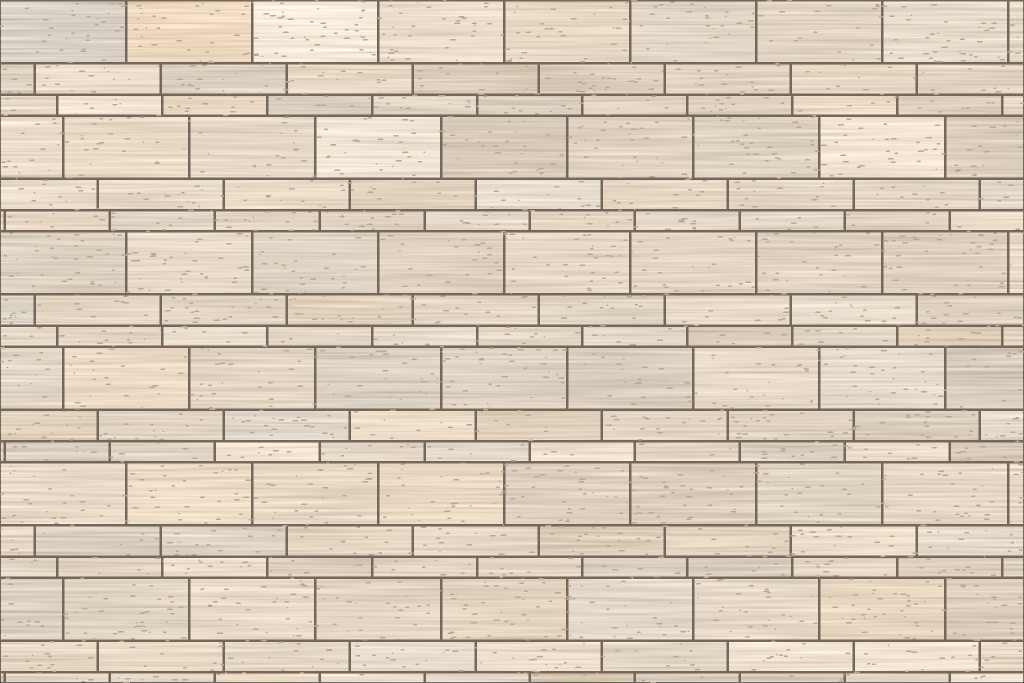
#> input picture tools/ref/travertine-course-pattern.png, 2048 x 1366 px (shown at 1/2 size)
$ python straighten-photo.py ref/travertine-course-pattern.png out.png 1.0
#> lines starting #> are read from the running program, lines starting #| are printed output that depends on the picture
# Straightens the verticals of a building photo (keystone correction). Nothing is drawn or filled: the photo is only
# re-projected and cropped to the part that still has picture in it.
import cv2, numpy as np, sys, json, math, random
def segments(gray):
    try:
        lsd=cv2.createLineSegmentDetector(0); l=lsd.detect(gray)[0]
        return l.reshape(-1,4) if l is not None else np.zeros((0,4))
    except Exception:
        e=cv2.Canny(gray,60,160); l=cv2.HoughLinesP(e,1,np.pi/360,60,minLineLength=gray.shape[0]//12,maxLineGap=6)
        return l.reshape(-1,4).astype(float) if l is not None else np.zeros((0,4))
def vanishing(im):
    h,w=im.shape[:2]; sc=1000/max(h,w); g=cv2.cvtColor(cv2.resize(im,None,fx=sc,fy=sc,interpolation=cv2.INTER_AREA),cv2.COLOR_BGR2GRAY)
    S=segments(g)/sc; cx,cy=w/2,h/2
    L=[]
    for x1,y1,x2,y2 in S:
        dx,dy=x2-x1,y2-y1; ln=math.hypot(dx,dy)
        if ln<0.05*h: continue
        if abs(math.degrees(math.atan2(dx,dy if dy else 1e-9)))%180>32 and abs(abs(math.degrees(math.atan2(dx,dy)))-180)>32: continue
        L.append((x1-cx,y1-cy,x2-cx,y2-cy,ln))
    if len(L)<6: return None,0,len(L)
    L=np.array(L); P1=np.c_[L[:,0],L[:,1],np.ones(len(L))]; P2=np.c_[L[:,2],L[:,3],np.ones(len(L))]
    lines=np.cross(P1,P2); mid=(L[:,:2]+L[:,2:4])/2; d=L[:,2:4]-L[:,:2]; d/=np.linalg.norm(d,axis=1)[:,None]; wt=L[:,4]
    def score(v):
        if abs(v[2])<1e-12: t=np.tile(v[:2],(len(L),1))
        else: t=v[:2]/v[2]-mid
        n=np.linalg.norm(t,axis=1); n[n==0]=1; t=t/n[:,None]
        ang=np.degrees(np.arccos(np.clip(np.abs((t*d).sum(1)),0,1)))
        inl=ang<1.2; return wt[inl].sum(),inl
    best=(0,None,None); rnd=random.Random(7); idx=list(range(len(L)))
    for _ in range(1500):
        i,j=rnd.sample(idx,2); v=np.cross(lines[i],lines[j])
        if np.linalg.norm(v)==0: continue
        s,inl=score(v)
        if s>best[0]: best=(s,v,inl)
    s,v,inl=best
    A=lines[inl]/np.linalg.norm(lines[inl][:,:2],axis=1)[:,None]*np.sqrt(wt[inl])[:,None]
    v2=np.linalg.svd(A)[2][-1]
    s2,_=score(v2)
    if s2>=s*0.98: v=v2; s=s2
    return v, s/wt.sum(), int(inl.sum())
def straighten(im, strength=None, fk=0.62):
    h,w=im.shape[:2]; v,conf,n=vanishing(im)
    info={'conf':round(float(conf),2),'n':n}
    if v is None or conf<0.35: info['skip']='no clear verticals'; return None,info
    if abs(v[2])<1e-9: info['skip']='already straight'; return None,info
    vx,vy=v[0]/v[2],v[1]/v[2]; dist=math.hypot(vx,vy)
    roll=math.degrees(math.atan2(vx,-vy)) if vy<0 else math.degrees(math.atan2(-vx,vy))
    info.update(vp=[round(vx),round(vy)],roll=round(roll,2),tilt=round(math.degrees(math.atan(fk*max(w,h)/dist)),1))
    if dist>25*h and abs(roll)<0.4: info['skip']='already straight'; return None,info
    if abs(roll)>12: info['skip']='verticals not found reliably'; return None,info
    if strength is None: strength=0.92 if info['tilt']<40 else 0.8
    info['strength']=strength
    r=math.radians(roll); R=np.array([[math.cos(r),-math.sin(r),0],[math.sin(r),math.cos(r),0],[0,0,1.]])
    d=dist*(-1 if vy<0 else 1)            # signed y of the vanishing point after the roll is removed
    p=-strength/d                           # third row: sends the vanishing point (0,d) towards infinity
    P=np.array([[1,0,0],[0,1,0],[0,p,1.]])
    k=min(1.22,math.sqrt(1+(fk*max(w,h)*strength/dist)**2)); K=np.diag([1,k,1.])
    C=np.array([[1,0,-w/2],[0,1,-h/2],[0,0,1.]])
    H0=K@P@R@C
    c=cv2.perspectiveTransform(np.float32([[[0,0]],[[w,0]],[[w,h]],[[0,h]]]),H0).reshape(-1,2)
    mn=c.min(0); mx=c.max(0); T=np.array([[1,0,-mn[0]],[0,1,-mn[1]],[0,0,1.]]); W,Hh=int(mx[0]-mn[0]),int(mx[1]-mn[1])
    if W*Hh>60e6: info['skip']='too tilted'; return None,info
    H=T@H0
    out=cv2.warpPerspective(im,H,(W,Hh),flags=cv2.INTER_LANCZOS4)
    mask=cv2.warpPerspective(np.full((h,w),255,np.uint8),H,(W,Hh),flags=cv2.INTER_NEAREST)
    mask=cv2.erode(mask,np.ones((5,5),np.uint8))
    sky=cv2.warpPerspective(sky_mask(im),H,(W,Hh),flags=cv2.INTER_NEAREST)
    x0,y0,x1,y1=best_rect(mask,H,sky,h)
    info['kept']=round(float(kept_fraction(H,(x0,y0,x1,y1),w,h)),2)
    return out[y0:y1,x0:x1],info
def kept_fraction(H,r,w,h):
    Hi=np.linalg.inv(H); x0,y0,x1,y1=r
    q=cv2.perspectiveTransform(np.float32([[[x0,y0]],[[x1,y0]],[[x1,y1]],[[x0,y1]]]),Hi).reshape(-1,2)
    return cv2.contourArea(q)/(w*h)
def sky_mask(im):
    hsv=cv2.cvtColor(im,cv2.COLOR_BGR2HSV); m=((hsv[:,:,0]>92)&(hsv[:,:,0]<128)&(hsv[:,:,1]>55)&(hsv[:,:,2]>135)).astype(np.uint8)
    m=cv2.morphologyEx(m,cv2.MORPH_OPEN,np.ones((9,9),np.uint8))
    n,lab=cv2.connectedComponents(m); keep=set(np.unique(lab[0,:]))-{0}      # only sky that reaches the top edge (not blue glass)
    return (np.isin(lab,list(keep))*255).astype(np.uint8)
def best_rect(mask,H,sky,srch,G=56):
    # the crop that keeps the most of the ORIGINAL photo (stretched sky does not count for more than it was)
    Hh,W=mask.shape; xs=np.linspace(0,W,G+1).astype(int); ys=np.linspace(0,Hh,G+1).astype(int)
    Hi=np.linalg.inv(H); wgt=np.zeros((G,G)); bad=np.zeros((G,G))
    for j in range(G):
        for i in range(G):
            cell=mask[ys[j]:ys[j+1],xs[i]:xs[i+1]]
            if cell.size==0 or cell.min()==0: bad[j,i]=1; continue
            q=cv2.perspectiveTransform(np.float32([[[xs[i],ys[j]]],[[xs[i+1],ys[j]]],[[xs[i+1],ys[j+1]]],[[xs[i],ys[j+1]]]]),Hi).reshape(-1,2)
            wgt[j,i]=cv2.contourArea(q)*(1-0.9*(sky[ys[j]:ys[j+1],xs[i]:xs[i+1]]>0).mean())*(1+1.2*(float(q[:,1].mean())/srch)**2)   # the ground floor matters more than the roof line
    Iw=np.pad(wgt.cumsum(0).cumsum(1),((1,0),(1,0))); Ib=np.pad(bad.cumsum(0).cumsum(1),((1,0),(1,0)))
    best=(0,None)
    for j0 in range(G):
        for j1 in range(j0+4,G+1):
            for i0 in range(G):
                # widest valid span from i0 by binary search (bad count is monotone in i1)
                lo,hi=i0,G
                while lo<hi:
                    m=(lo+hi+1)//2
                    if Ib[j1,m]-Ib[j0,m]-Ib[j1,i0]+Ib[j0,i0]==0: lo=m
                    else: hi=m-1
                if lo-i0<4: continue
                v=Iw[j1,lo]-Iw[j0,lo]-Iw[j1,i0]+Iw[j0,i0]
                if v>best[0]: best=(v,(i0,j0,lo,j1))
    i0,j0,i1,j1=best[1]; x0,y0,x1,y1=xs[i0],ys[j0],xs[i1],ys[j1]
    # trim empty sky above the building, leaving a band of about 12 % of the building's height
    rows=(sky[y0:y1,x0:x1]>0).mean(1); top=np.argmax(rows<0.97) if (rows<0.97).any() else 0
    y0=int(max(y0,y0+top-0.12*(y1-(y0+top))))
    return x0,y0,x1,y1
if __name__=='__main__':
    im=cv2.imread(sys.argv[1]); out,info=straighten(im,float(sys.argv[3]) if len(sys.argv)>3 else None)
#> further down, im is the input picture: shape (1366, 2048, 3); mean B, G, R 186.5, 203.9, 217.6
#> in vanishing, `g = cv2.cvtColor(cv2.resize(im, None, fx=sc, fy=sc, interpolation=cv2.`:
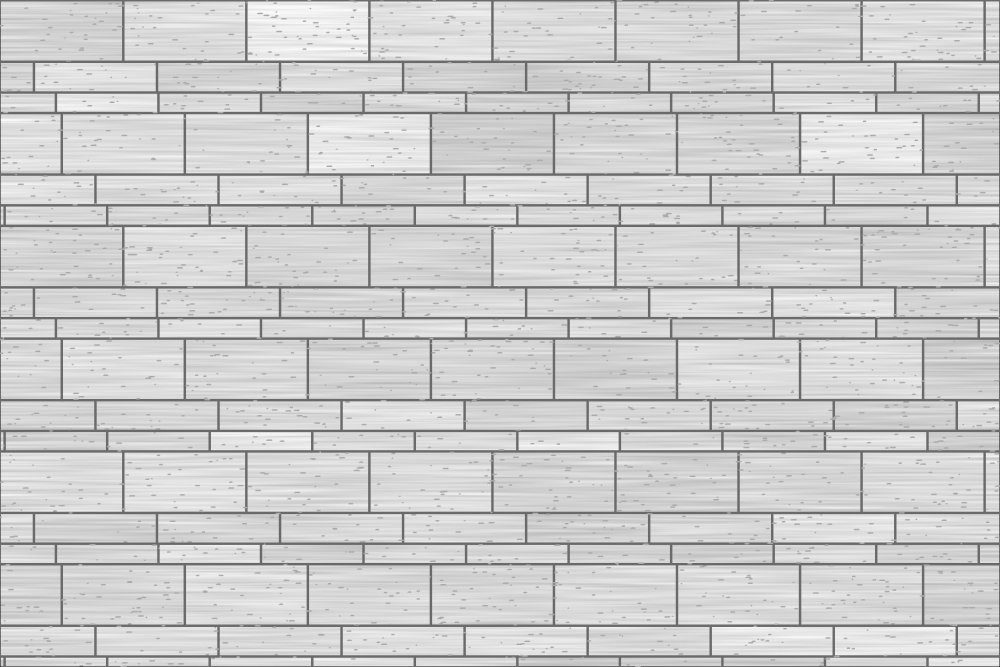
#> g: shape (667, 1000); min 54, max 251, mean 206
#> in segments, `l = lsd.detect(gray)[0]`: l = 1556 rows, first 6: [834.7, 628.1, 834.6, 655.6], [258.1, 544.7, 160.6, 544.6], [519.4, 449.2, 616.9, 449.3], [893.1, 540.6, 893.2, 515.6], [874, 109.4, 874.1, 94.37], [801, 115.6, 801, 170.6]
#> in vanishing, `S = segments(g) / sc`: S = 1556 rows, first 6: [1709.5, 1286.4, 1709.3, 1342.7], [528.6, 1115.4, 329, 1115.2], [1063.7, 920.1, 1263.4, 920.2], [1829.1, 1107.2, 1829.2, 1056], [1790, 224, 1790.1, 193.3], [1640.5, 236.8, 1640.4, 349.4]
#> the loop in vanishing, `for x1,y1,x2,y2 in S:` made 1556 passes
#> (x1, y1, x2, y2, dx, dy, ln) on passes 1 to 3: (1709.5, 1286.4, 1709.3, 1342.7, -0.132, 56.32, 56.32), (528.6, 1115.4, 329, 1115.2, -199.7, -0.205, 199.7), (1063.7, 920.1, 1263.4, 920.2, 199.7, 0.17, 199.7)
#> after the loop in vanishing, `for x1,y1,x2,y2 in S:`: L = 106 items
#> in vanishing, `L = np.array(L)`: L = 106 rows, first 6: [616.5, -446.2, 616.4, -333.6, 112.6], [-643.6, 478, -643.7, 590.6, 112.6], [-643.5, -446.2, -643.6, -333.6, 112.6], [-524.1, -564, -524.1, -676.6, 112.6], [-524.1, -100.6, -524.2, -215.8, 115.2], [-524.2, 360.2, -524, 245, 115.2]
#> in vanishing, `P1 = np.c_[L[:, 0], L[:, 1], np.ones(len(L))]`: P1 = 106 rows, first 8: [616.5, -446.2, 1], [-643.6, 478, 1], [-643.5, -446.2, 1], [-524.1, -564, 1], [-524.1, -100.6, 1], [-524.2, 360.2, 1], [609.9, 590.6, 1], [609.9, 129.8, 1]
#> in vanishing, `P2 = np.c_[L[:, 2], L[:, 3], np.ones(len(L))]`: P2 = 106 rows, first 8: [616.4, -333.6, 1], [-643.7, 590.6, 1], [-643.6, -333.6, 1], [-524.1, -676.6, 1], [-524.2, -215.8, 1], [-524, 245, 1], [609.8, 478, 1], [609.8, 14.6, 1]
#> in vanishing, `lines = np.cross(P1, P2)`: lines = 106 rows, first 8: [-112.6, -0.0815, 69407.7], [-112.6, -0.0958, -72456.4], [-112.6, -0.136, -72548.1], [112.6, -0.093, 58977.9], [115.2, -0.0836, 60365.9], [115.2, 0.206, 60317.6], [112.6, -0.0773, -68653.6], [115.2, -0.0851, -70247.6]
#> in vanishing, `mid = (L[:, :2] + L[:, 2:4]) / 2`: mid = 106 pairs, first value -1022.2 to 1019.7, second value -621.6 to 534.3
#> in vanishing, `d = L[:, 2:4] - L[:, :2]`: d = 106 pairs, first value -0.693 to 0.455, second value -117.8 to 122.9
#> in vanishing, `d /= np.linalg.norm(d, axis=1)[:, None]`: d = 106 pairs, first value -0.00615 to 0.00441, second value -1 to 1
#> in vanishing, `wt = L[:, 4]`: wt = 106 values, max 122.9 at index 87, min 71.69 at index 54, mean 112.9
#> in vanishing, `idx = list(range(len(L)))`: idx = 106 values from 0 to 105
#> the loop in vanishing, `for _ in range(1500):` made 1500 passes
#> (i, j, v, s) on passes 1 to 3: (41, 19, [-4679.4, -14631568, -2.45], 11963.2), (50, 83, [5486, 4814214.5, -4.03], 11963.2), (6, 9, [-548.4, 16259921.4, -19.2], 11963.2)
#> in vanishing, `s,v,inl=best`: v = [-4679.4, -14631568, -2.45]
#> in vanishing, `A=lines[inl]/np.linalg.norm(lines[inl][:,:2],axis=1)[:,None]*np.sqrt(w..`: A = 106 rows, first 8: [-10.61, -0.00768, 6539.7], [-10.61, -0.00903, -6826.9], [-10.61, -0.0128, -6835.5], [10.61, -0.00876, 5557], [10.73, -0.00779, 5624.2], [10.73, 0.0192, 5619.6], [10.61, -0.00728, -6468.7], [10.73, -0.00793, -6544.9]
#> in vanishing, `v2=np.linalg.svd(A)[2][-1]`: v2 = [0.000118, -1, 5.65e-08]
#> in vanishing, `s2,_=score(v2)`: s2 = 11963.2
#> in vanishing, `v = v2`: v = [0.000118, -1, 5.65e-08]
#> in straighten, `v, conf, n = vanishing(im)`: conf = 1; n = 106
#> in straighten, `info={'conf':round(float(conf),2),'n':n}`: info = {'conf': 1, 'n': 106}
#> in straighten, `vx, vy = (v[0] / v[2], v[1] / v[2])`: vx = 2084.3; vy = -17698483
#> in straighten, `dist = math.hypot(vx, vy)`: dist = 17698483.1
#> in straighten, `roll=math.degrees(math.atan2(vx,-vy)) if vy<0 else math.degrees(math.a..`: roll = 0.00675
#> after `out, info = straighten(im, float(sys.argv[3]) if len(sys.argv) > 3 els`: info = {'conf': 1, 'n': 106, 'vp': [2084, -17698483], 'roll': 0.01, 'tilt': 0, 'skip': 'already straight'}
    if out is not None: cv2.imwrite(sys.argv[2],out,[cv2.IMWRITE_JPEG_QUALITY,95])
    print(json.dumps(info))
#| {"conf": 1.0, "n": 106, "vp": [2084, -17698483], "roll": 0.01, "tilt": 0.0, "skip": "already straight"}
